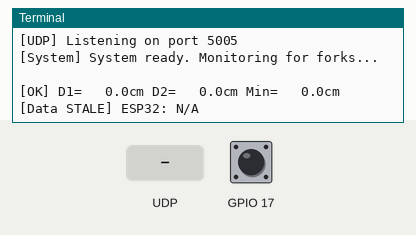
A program run on a simulated Raspberry Pi (BCM pin numbers). On the bench: the last lines printed to the terminal. The inputs (shaded band) are chosen by the test bench; at power-on: GPIO 17 HIGH. The clock reads 2024-03-15 10:24:30 at power-on unless the program sets it; threads take turns every 2 ms.

Above: at 5.0 s.
5.1 s: GPIO 17 pulled LOW for 0.15 s
At 6.5 s:
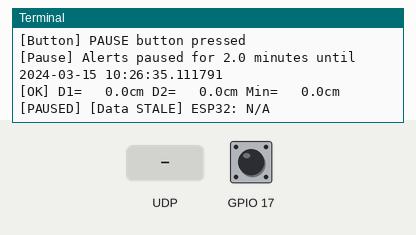
9.7 s: UDP packet "headphone_jack" arrives
At 11.7 s:
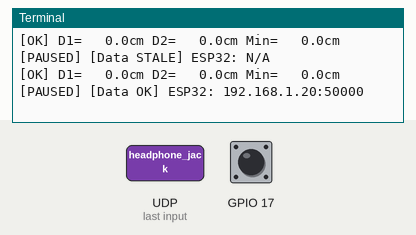

The program:

app.py
```python
#!/usr/bin/env python3
"""
Forklift Ultrasonic Warning System - Raspberry Pi Main Application

Function:
  Monitor UDP packets from ESP32 containing fork height distance data.
  When distance falls below threshold, trigger horn warning via USB audio interface.
  Handle pause button (GPIO17) for 2-minute silence.
  Handle soft power button (J2 header) for clean shutdown.

Hardware:
  - Raspberry Pi 5
  - PoE HAT (power + network)
  - Geekworm X1200 UPS with RTC
  - USB → 3.5mm audio adapter → 12V amplifier → horn speaker
  - GPIO17: Pause button (momentary, pulled HIGH internally)
  - J2 header: Soft power button (handled by firmware)
  - 12V fan on 12V rail

Network:
  - Receives UDP packets from ESP32-C6 at mezzanine
  - Packet format: "D1:xxx.x,D2:yyy.y\n"
  - Listens on configured UDP port (default 5005)

Configuration:
  - All settings in config.json
  - Audio file path, threshold distance, pause duration, GPIO pins
"""

import socket
import json
import threading
import time
import os
import signal
import sys
import subprocess
from pathlib import Path
from datetime import datetime, timedelta

try:
    from gpiozero import Button
except ImportError:
    print("Warning: gpiozero not installed. GPIO features disabled.")
    Button = None


# ============================================
# CONFIGURATION LOADING
# ============================================

class Config:
    """Load and manage system configuration."""

    def __init__(self, config_path="/home/mark/Mezzanine/raspberrypi/config.json"):
        self.config_path = config_path
        self.last_mtime = 0
        self.data = self._load_config()

    def _load_config(self):
        """Load JSON configuration file with defaults."""
        defaults = {
            "udp_listen_port": 5005,
            "distance_threshold_cm": 80,
            "pause_duration_seconds": 120,
            "alert_wav_path": "/home/mark/Mezzanine/raspberrypi/alert.wav",
            "pause_button_gpio": 17,
            "min_interval_between_alerts_sec": 1.0,
            "audio_output": "usb",  # Options: "usb", "gpio_pwm", "headphone_jack", or "hdmi"
        }

        try:
            if os.path.exists(self.config_path):
                # Track file modification time
                self.last_mtime = os.path.getmtime(self.config_path)

                with open(self.config_path, 'r') as f:
                    loaded = json.load(f)
                    defaults.update(loaded)
                    print(f"[Config] Loaded from {self.config_path}")
            else:
                print(f"[Config] File not found: {self.config_path}")
                print(f"[Config] Using defaults. Create {self.config_path} to customize.")
        except Exception as e:
            print(f"[Config] Error loading config: {e}")
            print(f"[Config] Using defaults.")

        return defaults

    def get(self, key, default=None):
        """Get config value."""
        return self.data.get(key, default)

    def check_and_reload(self):
        """Check if config file has been modified and reload if needed."""
        try:
            if not os.path.exists(self.config_path):
                return False

            current_mtime = os.path.getmtime(self.config_path)
            if current_mtime > self.last_mtime:
                print(f"[Config] File modified, reloading...")
                self.data = self._load_config()
                return True
        except Exception as e:
            print(f"[Config] Error checking for updates: {e}")
        return False

    def __repr__(self):
        return json.dumps(self.data, indent=2)


# ============================================
# AUDIO ALERT HANDLER
# ============================================

class AudioAlert:
    """Manage horn warning audio playback."""

    def __init__(self, wav_path, output_mode="usb"):
        """
        Initialize audio alert system.

        Args:
            wav_path: Path to WAV file
            output_mode: "usb" for USB audio adapter,
                        "gpio_pwm" for Pi 5 GPIO 12/13 PWM audio,
                        "headphone_jack" for onboard 3.5mm jack/speaker,
                        "hdmi" for HDMI audio output
        """
        self.wav_path = wav_path
        self.last_alert_time = 0
        self.min_interval = 1.0  # Minimum seconds between alerts
        self.output_mode = output_mode

        if self.output_mode == "gpio_pwm":
            print("[Alert] Using GPIO PWM audio output (GPIO 12/13)")
            print("[Alert] Ensure /boot/firmware/config.txt has: dtoverlay=pwm-2chan")
        elif self.output_mode == "headphone_jack":
            print("[Alert] Using onboard headphone jack/speaker")
        elif self.output_mode == "hdmi":
            print("[Alert] Using HDMI audio output")
            print("[Alert] If audio not working:")
            print("[Alert]   1. Uninstall pulseaudio: sudo apt remove pulseaudio")
            print("[Alert]   2. Edit /boot/firmware/config.txt: sudo nano /boot/firmware/config.txt")
            print("[Alert]   3. Add: hdmi_drive=2 (forces HDMI audio)")
            print("[Alert]   4. Optional: Add dtoverlay=vc4-kms-v3d and disable_fw_kms_setup=1")
            print("[Alert]   5. Reboot: sudo reboot")
        else:
            print("[Alert] Using USB audio adapter")

    def set_min_interval(self, interval_sec):
        """Set minimum interval between alerts."""
        self.min_interval = interval_sec

    def play_alert(self):
        """
        Play horn warning sound.

        Output modes:
        - usb: Uses aplay with default sound card (USB audio adapter)
        - gpio_pwm: Uses aplay with PWM audio on GPIO 12 (Right) / GPIO 13 (Left)

        For GPIO PWM audio on Pi 5:
        1. Add to /boot/firmware/config.txt:
           dtoverlay=pwm-2chan
        2. Reboot
        3. Connect amplifier to GPIO 12 (Right channel) or GPIO 13 (Left channel)
        4. GPIO pins output PWM audio signal (NOT line-level - may need amplification)
        """
        current_time = time.time()

        # Throttle alerts to avoid spam
        if current_time - self.last_alert_time < self.min_interval:
            return False

        if not os.path.exists(self.wav_path):
            print(f"[Alert] WAV file not found: {self.wav_path}")
            return False

        try:
            # Build aplay command based on output mode
            if self.output_mode == "gpio_pwm":
                # For GPIO PWM audio, specify the headphones device
                # On Pi 5 with PWM overlay, this routes to GPIO 12/13
                cmd = ["aplay", "-D", "plughw:Headphones", self.wav_path]
            elif self.output_mode == "headphone_jack":
                # For onboard 3.5mm jack/speaker - use the Headphones device
                # This is the built-in audio output on Raspberry Pi
                cmd = ["aplay", "-D", "plughw:Headphones", self.wav_path]
            elif self.output_mode == "hdmi":
                # For HDMI audio output - try multiple approaches for compatibility
                # Method 1: Use simple hdmi device (usually works best)
                cmd = ["aplay", "-D", "hdmi", self.wav_path]
                # Alternative if above fails: cmd = ["aplay", "-D", "hw:CARD=vc4hdmi0", self.wav_path]
            else:
                # USB audio - use card 1, device 0 (AB13X USB Audio)
                cmd = ["aplay", "-D", "plughw:1,0", self.wav_path]

            # Run command and capture output for debugging
            result = subprocess.run(
                cmd,
                timeout=10,
                check=False,
                capture_output=True,
                text=True
            )

            # Log any errors (for debugging audio issues)
            if result.returncode != 0 and result.stderr:
                print(f"[Alert] Audio playback warning: {result.stderr.strip()}")

            self.last_alert_time = current_time

            # Set display name for mode
            mode_names = {
                "gpio_pwm": "GPIO PWM",
                "headphone_jack": "Headphone Jack",
                "hdmi": "HDMI",
                "usb": "USB"
            }
            mode_str = mode_names.get(self.output_mode, "USB")
            print(f"[Alert] Horn triggered ({mode_str}) at {datetime.now().strftime('%H:%M:%S')}")
            return True
        except FileNotFoundError:
            print("[Alert] aplay not found. Install alsa-utils: sudo apt install -y alsa-utils")
            return False
        except Exception as e:
            print(f"[Alert] Error playing audio: {e}")
            return False


# ============================================
# PAUSE BUTTON HANDLER
# ============================================

class PauseButton:
    """
    Handle pause button GPIO input.

    Wiring:
      - Button COM → Pi GND
      - Button NO → Pi GPIO17
      - Pull-up enabled in gpiozero

    Behavior:
      - Press → silence alerts for duration
      - LED or indicator can show pause status
    """

    def __init__(self, gpio_pin=17):
        self.gpio_pin = gpio_pin
        self.pause_until = 0
        self.button = None
        self._init_button()

    def _init_button(self):
        """Initialize GPIO button with pull-up."""
        if Button is None:
            print("[Button] gpiozero not available. GPIO disabled.")
            return

        try:
            self.button = Button(
                self.gpio_pin,
                pull_up=True,           # Internal pull-up (button grounds GPIO when pressed)
                hold_time=0.1,          # Debounce time
                hold_repeat=False       # Don't repeat on hold
            )

            # Register callback for button press
            self.button.when_pressed = self._on_button_press
            print(f"[Button] Pause button initialized on GPIO{self.gpio_pin}")
        except Exception as e:
            print(f"[Button] Error initializing GPIO{self.gpio_pin}: {e}")
            self.button = None

    def _on_button_press(self):
        """Called when pause button is pressed."""
        print("[Button] PAUSE button pressed")

    def set_pause(self, duration_seconds):
        """
        Pause alerts for specified duration.

        Args:
            duration_seconds: How long to pause (typically 120 for 2 minutes)
        """
        self.pause_until = time.time() + duration_seconds
        minutes = duration_seconds / 60
        print(f"[Pause] Alerts paused for {minutes:.1f} minutes until {datetime.now() + timedelta(seconds=duration_seconds)}")

    def is_paused(self):
        """Check if we're currently in pause period."""
        return time.time() < self.pause_until

    def pause_button_active(self):
        """Check if button is currently physically pressed."""
        if self.button is None:
            return False
        return self.button.is_pressed


# ============================================
# UDP LISTENER
# ============================================

class UDPListener:
    """
    Receive distance data from ESP32-C6 over UDP.

    Packet format: "D1:xxx.x,D2:yyy.y\n"
    Example: "D1:45.3,D2:67.8\n"
    -1.0 = sensor error/timeout
    """

    def __init__(self, listen_port=5005):
        self.listen_port = listen_port
        self.socket = None
        self.running = False
        self.thread = None

        self.latest_distance_1 = 0.0
        self.latest_distance_2 = 0.0
        self.last_update_time = 0
        self.source_ip = None
        self.source_port = None

    def start(self):
        """Start listening for UDP packets."""
        try:
            self.socket = socket.socket(socket.AF_INET, socket.SOCK_DGRAM)
            self.socket.bind(('0.0.0.0', self.listen_port))
            self.socket.settimeout(1.0)  # 1 second receive timeout

            self.running = True
            self.thread = threading.Thread(target=self._receive_loop, daemon=True)
            self.thread.start()

            print(f"[UDP] Listening on port {self.listen_port}")
        except Exception as e:
            print(f"[UDP] Error starting listener: {e}")

    def stop(self):
        """Stop listening."""
        self.running = False
        if self.socket:
            try:
                self.socket.close()
            except:
                pass

    def _receive_loop(self):
        """Thread: receive UDP packets."""
        last_source_ip = None
        while self.running:
            try:
                data, addr = self.socket.recvfrom(1024)
                self.last_update_time = time.time()

                # Store source IP and port for status display
                source_ip = addr[0]
                self.source_ip = source_ip
                self.source_port = addr[1]

                # Log source IP when it changes (helpful for NO-ROUTER debugging)
                if source_ip != last_source_ip:
                    #print(f"[UDP] Receiving from ESP32 at {source_ip}:{addr[1]}")
                    last_source_ip = source_ip

                # Parse packet: "D1:xxx.x,D2:yyy.y\n"
                message = data.decode('utf-8', errors='ignore').strip()
                self._parse_packet(message)

            except socket.timeout:
                pass  # Normal timeout
            except Exception as e:
                if self.running:
                    print(f"[UDP] Receive error: {e}")

    def _parse_packet(self, message):
        """Parse distance packet from ESP."""
        try:
            # Expected format: "D1:45.3,D2:67.8"
            parts = message.split(',')

            # Parse D1
            if len(parts) >= 1:
                d1_str = parts[0].split(':')
                if len(d1_str) == 2:
                    self.latest_distance_1 = float(d1_str[1])

            # Parse D2
            if len(parts) >= 2:
                d2_str = parts[1].split(':')
                if len(d2_str) == 2:
                    self.latest_distance_2 = float(d2_str[1])

        except Exception as e:
            # Silently ignore parse errors
            pass

    def get_distances(self):
        """Get latest distance readings."""
        return self.latest_distance_1, self.latest_distance_2

    def is_data_fresh(self, timeout_sec=2.0):
        """Check if we've received data recently."""
        return (time.time() - self.last_update_time) < timeout_sec

    def get_source_info(self):
        """Get ESP32 source IP and port."""
        return self.source_ip, self.source_port


# ============================================
# MAIN ALERT SYSTEM
# ============================================

class ForkliftAlertSystem:
    """
    Main control system for fork height monitoring and alerting.
    """

    def __init__(self, config_path="/home/mark/Mezzanine/raspberrypi/config.json"):
        print("=" * 60)
        print("Forklift Ultrasonic Warning System - Raspberry Pi")
        print("=" * 60)

        # Load configuration
        self.config = Config(config_path)
        print(f"\n[System] Configuration:")
        print(f"  UDP Port: {self.config.get('udp_listen_port')}")
        print(f"  Threshold: {self.config.get('distance_threshold_cm')} cm")
        print(f"  Pause Duration: {self.config.get('pause_duration_seconds')} sec")
        print(f"  Alert File: {self.config.get('alert_wav_path')}")
        print(f"  Pause GPIO: {self.config.get('pause_button_gpio')}")

        # Initialize components
        self.listener = UDPListener(self.config.get('udp_listen_port'))
        self.alert = AudioAlert(
            self.config.get('alert_wav_path'),
            output_mode=self.config.get('audio_output', 'usb')
        )
        self.alert.set_min_interval(self.config.get('min_interval_between_alerts_sec'))
        self.pause_button = PauseButton(self.config.get('pause_button_gpio'))

        # State
        self.running = True
        self.alert_triggered = False
        self.startup_time = time.time()

        # Register signal handlers for clean shutdown
        signal.signal(signal.SIGINT, self._signal_handler)
        signal.signal(signal.SIGTERM, self._signal_handler)

    def _signal_handler(self, signum, frame):
        """Handle Ctrl-C and kill signals for clean shutdown."""
        print(f"\n[System] Received signal {signum}. Shutting down...")
        self.shutdown()

    def start(self):
        """Start the monitoring system."""
        print("\n[System] Starting UDP listener...")
        self.listener.start()

        print("[System] System ready. Monitoring for forks...\n")
        time.sleep(1)

        # Main monitoring loop
        self._monitor_loop()

    def _monitor_loop(self):
        """
        Main loop: monitor distances and trigger alerts.
        """
        last_status_time = 0
        last_config_check = 0

        while self.running:
            try:
                current_time = time.time()

                # Check for config file changes every 5 seconds
                if current_time - last_config_check >= 5.0:
                    last_config_check = current_time
                    if self.config.check_and_reload():
                        # Update alert min interval if config changed
                        self.alert.set_min_interval(self.config.get('min_interval_between_alerts_sec'))

                # Get latest sensor data
                dist1, dist2 = self.listener.get_distances()

                # Use minimum distance (either sensor can trigger alert)
                # Ignore negative values (sensor errors)
                valid_distances = []
                if dist1 > 0:
                    valid_distances.append(dist1)
                if dist2 > 0:
                    valid_distances.append(dist2)

                # Use minimum of valid distances, or 0 if none are valid
                min_distance = min(valid_distances) if valid_distances else 0

                # Check pause status and button state
                is_paused = self.pause_button.is_paused()
                button_pressed = self.pause_button.pause_button_active()

                # If button is currently pressed, activate pause
                if button_pressed and not is_paused:
                    self.pause_button.set_pause(self.config.get('pause_duration_seconds'))
                    is_paused = True

                # Check threshold and trigger alert
                # Alert when distance is BELOW threshold (something is too close)
                threshold = self.config.get('distance_threshold_cm')
                should_alert = (not is_paused and
                               min_distance > 0 and
                               min_distance < threshold)

                if should_alert:
                    # Trigger alert (play_alert handles its own throttling)
                    if self.alert.play_alert():
                        self.alert_triggered = True
                        # Print which ESP32 triggered the alert
                        source_ip, source_port = self.listener.get_source_info()
                        if source_ip:
                            print(f"[Alert] TRIGGERED BY ESP32: {source_ip}:{source_port} - Distance: {min_distance:.1f}cm (Threshold: {threshold}cm)")
                else:
                    self.alert_triggered = False

                # Print status every 5 seconds
                if current_time - last_status_time >= 5.0:
                    last_status_time = current_time
                    status = "[ALERT]" if self.alert_triggered else "[OK]"
                    pause_status = " [PAUSED]" if is_paused else ""
                    data_status = " [Data OK]" if self.listener.is_data_fresh() else " [Data STALE]"

                    # Get ESP32 source info
                    source_ip, source_port = self.listener.get_source_info()
                    source_info = f" ESP32: {source_ip}:{source_port}" if source_ip else " ESP32: N/A"

                    print(f"{status} D1={dist1:6.1f}cm D2={dist2:6.1f}cm Min={min_distance:6.1f}cm{pause_status}{data_status}{source_info}")

                # Small sleep to prevent CPU spin
                time.sleep(0.1)

            except Exception as e:
                print(f"[System] Error in monitor loop: {e}")
                time.sleep(1)

    def shutdown(self):
        """Clean shutdown."""
        self.running = False
        print("[System] Stopping listener...")
        self.listener.stop()
        print("[System] System stopped.")
        sys.exit(0)


# ============================================
# ENTRY POINT
# ============================================

if __name__ == "__main__":
    try:
        # Default config path; can be overridden
        config_file = "/home/mark/Mezzanine/raspberrypi/config.json"
        if len(sys.argv) > 1:
            config_file = sys.argv[1]

        # Create and start the system
        system = ForkliftAlertSystem(config_file)
        system.start()

    except KeyboardInterrupt:
        print("\n[System] Interrupted by user.")
        sys.exit(0)
    except Exception as e:
        print(f"\n[System] Fatal error: {e}")
        import traceback
        traceback.print_exc()
        sys.exit(1)
```

Measured:
- after the input at 5.1 s, the terminal: prints a new line at once (image 1)
- after the input at 9.7 s, the terminal: prints a new line after 1.3 s (image 2)
